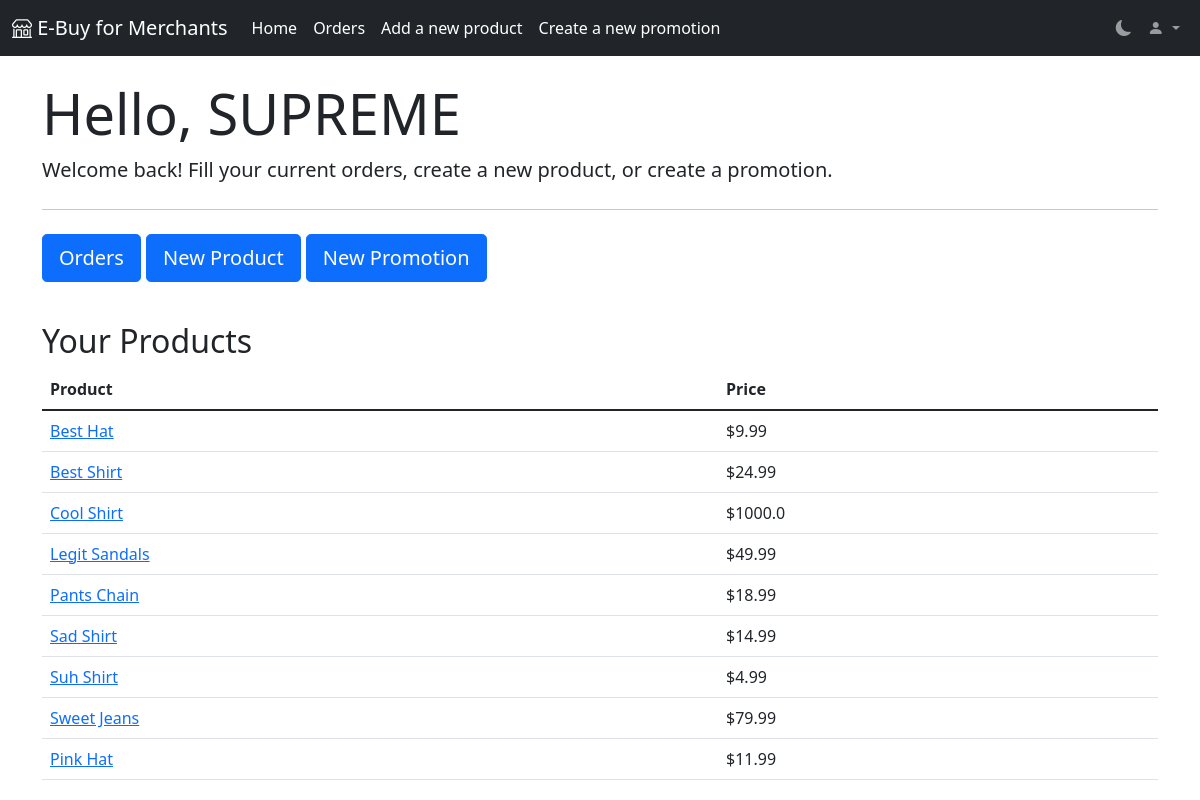
Before: /merchant (signed in) with the older database file.
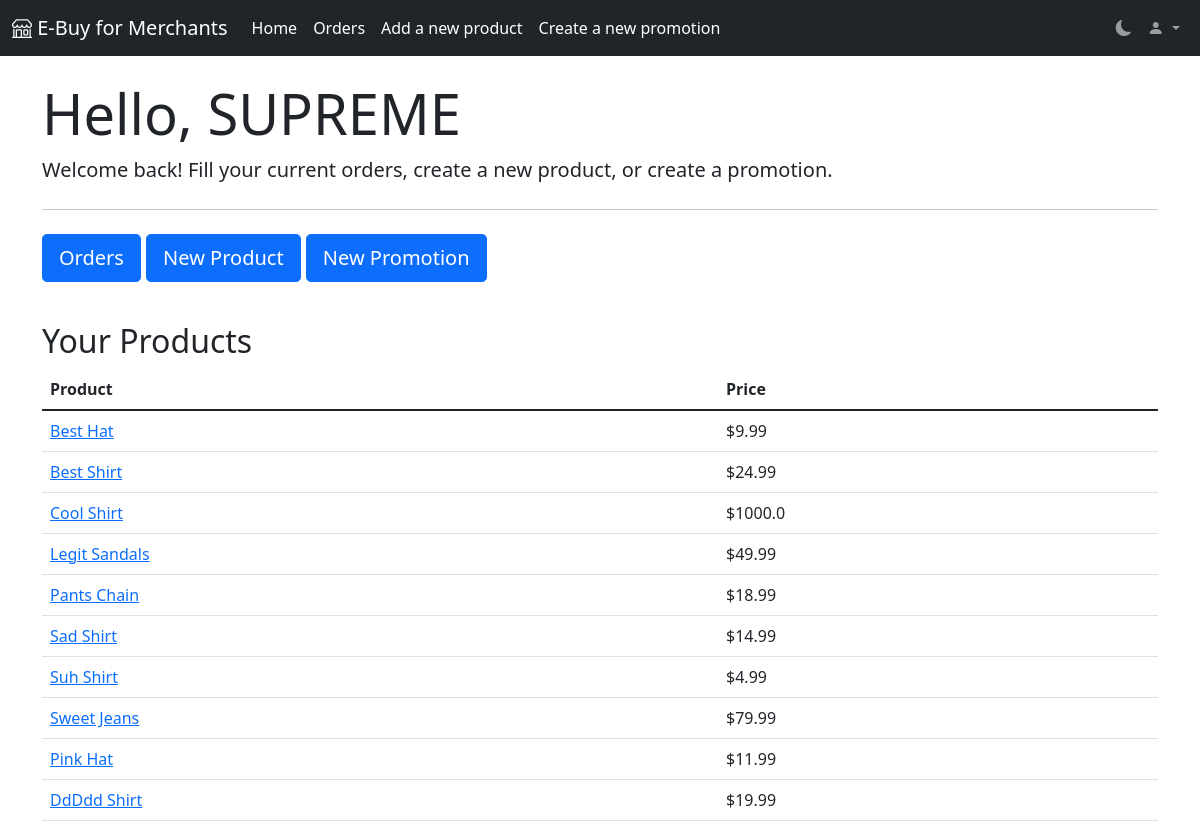
After: the same page with the newer database file.
### app/models.py (models this page shows)
class Product(db.Model):
    id = db.Column(db.Integer, primary_key=True)
    """The primary key of the product"""
    category_id = db.Column(db.Integer, db.ForeignKey('category.id'))
    """The foreign key of the category the product belongs to"""
    merchant_id = db.Column(db.Integer, db.ForeignKey('user.id'))
    """The foreign key of the merchant User the product belongs to"""
    name = db.Column(db.String(128))
    """The name of the product"""
    price = db.Column(db.Float)
    """The price of the product"""
    description = db.Column(db.Text)
    """The description of the product"""
    reviews = db.relationship('Review', backref='product', lazy='dynamic')
    """A queryable database relationship that retrieves the reviews of the product"""
    images = db.relationship('Image', backref='product')
    """A instrumentedList that contains the Image objects related to the product"""
    orders = db.relationship("OrderRow", back_populates="product")
    """A relationship that retrieves orders of the product"""

### app/routes.py (the view)
@webapp.route('/merchant')
@login_required
@merchant_required
def merchant():
    products = Product.query.filter_by(merchant_id=current_user.id).all()
    return render_template("merchant_index.html", products=products)

### app/models.py (called while the page is built)
@login.user_loader
def load_user(id):
    return User.query.get(int(id))

### app/routes.py (called while the page is built)
def add_categories(func):
    def inner(*args, **kwargs):
        return func(*args, **kwargs, categories=get_category_dict())
    return inner

### app/utils.py (called while the page is built)
def get_merchant():
    return Role.query.filter_by(name='merchant').first()

def merchant_required(func):
    @wraps(func)
    def inner(*args, **kwargs):
        if not current_user.is_authenticated or current_user.roles.filter_by(id=get_merchant().id).count() == 0:
            flash("You must be a merchant to access this page!")
            return redirect('/merchant/login')
        else:
            return func(*args, **kwargs)
    return inner

def get_category_dict():
    return {c.name: c.id for c in Category.query.all()}

### app/templates/merchant_index.html (shortened to what this page needs)
{% extends "merchant_base.html" %}
{% block main %}
    {% if current_user.is_authenticated %}
        <div class="row">
            <div class="col-lg">
                <div class="jumbotron">
                    <h1 class="display-4">Hello, {{ current_user.username }}</h1>
                    <p class="lead">Welcome back! Fill your current orders, create a new product, or create a
                        promotion.</p>
                    <hr class="my-4">
                    <p class="lead">
                        <a class="btn btn-primary btn-lg" href="/merchant/orders" role="button">Orders</a>
                        <a class="btn btn-primary btn-lg" href="/merchant/new_product" role="button">New Product</a>
                        <a class="btn btn-primary btn-lg" href="/merchant/promo" role="button">New Promotion</a>
                    </p>
                </div>
            </div>
        </div>
    {% endif %}
    <br>
    <h2>Your Products</h2>
    <table class="table">
        <thead>
        <tr>
            <th scope="col">Product</th>
            <th scope="col">Price</th>
        </tr>
        </thead>
        <tbody>
        {% for product in products %}
            <tr>
                <td><a href="{{ '/product/%s' %product.id }}">{{ product.name }}</a></td>
                <td>${{ product.price }}</td>
            </tr>
        {% endfor %}
        </tbody>
    </table>
{% endblock %}

Changed rows visible on the page:
added Product: name "DdDdd Shirt", price "19.99"
